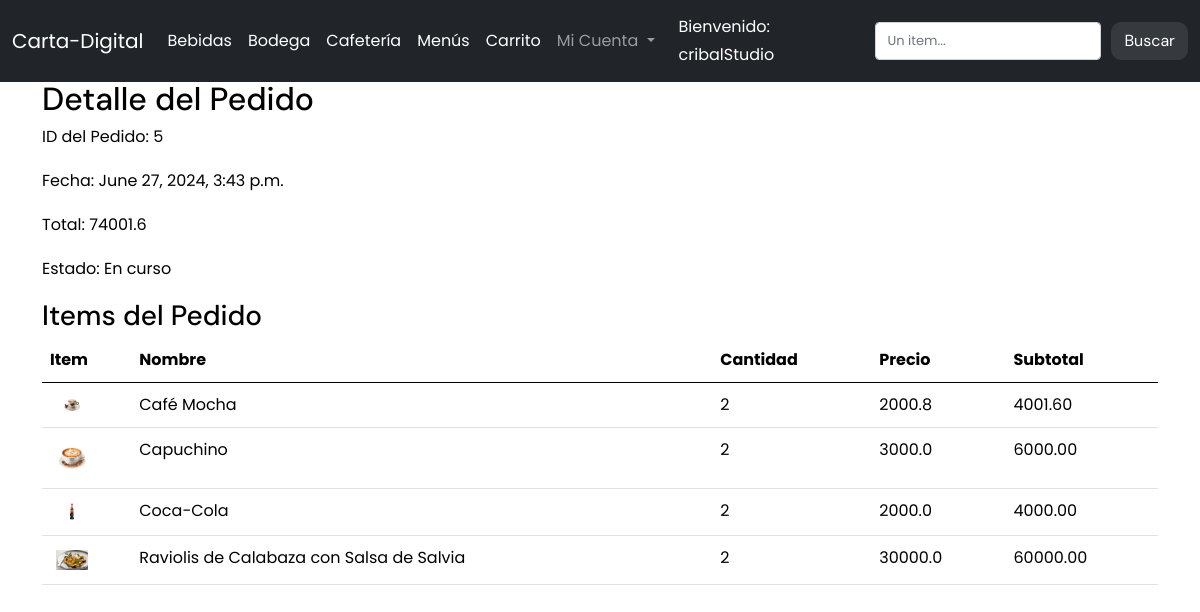
Page /detalle_pedido/5/ (signed in) on the committed database.
### carta/models.py (models this page shows, shortened)
class Pedido(models.Model):
    items = models.ManyToManyField(Item, blank=True, related_name="items", through='PedidoItem')
    monto_total = models.FloatField(null=False, default=0, verbose_name="Monto total")
    fecha = models.DateTimeField(null=True, auto_now_add=True)  # Definido con auto_now_add para establecer la fecha automáticamente al crear un pedido
    cliente = models.ForeignKey(Cliente, null=True, on_delete=models.CASCADE)
    completado= models.BooleanField(default=False, null=True)

class PedidoItem(models.Model):
    pedido = models.ForeignKey(Pedido, on_delete=models.CASCADE, related_name="pedido_item")
    item = models.ForeignKey(Item, on_delete=models.CASCADE)
    cantidad_seleccionada = models.IntegerField(null=False, default=1, verbose_name="Cantidad seleccionada")
    subtotal = models.DecimalField(max_digits=10, decimal_places=2, null=True, blank=True, verbose_name="Subtotal")

class Item(models.Model):
    nombre = models.CharField(max_length=50, null=False)
    precio = models.FloatField(null=False)
    cantidad_stock = models.IntegerField(null=False, verbose_name="Cantidad en stock")
    categoria = models.ForeignKey(Categoria, on_delete= models.CASCADE, null=True)
    foto = models.ImageField(blank=True, default="/empty.png", upload_to='items/',verbose_name="foto")

### carta/views/historial.py (the view)
# urls.py: path('detalle_pedido/<int:pedido_id>/', detalle_pedido, name='detalle_pedido'),
@login_required(login_url='/users/login/')
def detalle_pedido(request, pedido_id):
    cliente = request.user.cliente
    pedido = get_object_or_404(Pedido, id=pedido_id, cliente=cliente)
    pedido_items = pedido.pedido_item.all()
    return render(request, 'detalle_pedido.html', {'pedido': pedido, 'pedido_items': pedido_items})

### carta/templates/detalle_pedido.html
{% extends "base.html" %}
{% block content %}
<h2>Detalle del Pedido</h2>
<p>ID del Pedido: {{ pedido.id }}</p>
<p>Fecha: {{ pedido.fecha }}</p>
<p>Total: {{ pedido.monto_total }}</p>
{% if pedido.completado %}
    <p>Estado: Finalizado</p>
{% else %}
    <p>Estado: En curso</p>
{% endif %}
<h3>Items del Pedido</h3>
<table class="table">
    <thead>
        <tr>
            <th>Item</th>
            <th>Nombre</th>
            <th>Cantidad</th>
            <th>Precio</th>
            <th>Subtotal</th>
        </tr>
    </thead>
    <tbody>
        {% for item in pedido_items %}
        <tr>
            <td style="width: 8%;"><img class="img-fluid" src="{{ item.item.foto.url }}" alt="Foto"/></td>
            <td>{{ item.item.nombre }}</td>
            <td>{{ item.cantidad_seleccionada }}</td>
            <td>{{ item.item.precio }}</td>
            <td>{{ item.subtotal }}</td>
        </tr>
        {% endfor %}
    </tbody>
</table>
{% endblock %}

### carta/templates/navbar.html (shortened to what this page needs)
<nav class="navbar navbar-expand-lg bg-body-tertiary fixed-top navbar-dark bg-dark">
    <div class="container-fluid">
        <a class="navbar-brand" href="/">Carta-Digital</a>
        <div class="collapse navbar-collapse" id="navbarSupportedContent">
            <ul class="navbar-nav me-auto mb-2 mb-lg-0">
                <li class="nav-item">
                    <a class="nav-link active" href="/bebidas">Bebidas</a>
                </li>
                <li class="nav-item">
                    <a class="nav-link active" href="/bodega">Bodega</a>
                </li>
                <li class="nav-item">
                    <a class="nav-link active" href="/cafeteria">Cafetería</a>
                </li>
                <li class="nav-item">
                    <a class="nav-link active" href="/menus">Menús</a>
                </li>
                <li class="nav-item">
                    <a class="nav-link active" href="{% url 'ver-carro' %}">
                         Carrito
                    </a>
                </li>
                <li class="nav-item dropdown">
                    <a class="nav-link dropdown-toggle" href="#" role="button" data-bs-toggle="dropdown" aria-expanded="false">
                        Mi Cuenta
                    </a>
                </li>
            </ul>
            <div class="d-flex align-items-center">
                {% if user.is_authenticated %}
                    <span class="nav-link active text-white me-3">
                        Bienvenido: <span>{{ user.username }}</span>
                    </span>
                {% endif %}
                <form class="d-flex" role="search" method="POST" action="{% url 'search-view' %}">
                    <input class="form-control me-2" type="search" placeholder="Un item..." aria-label="Search" name="searched">
                    <button class="btn btn-outline-success active" type="submit">Buscar</button>
                </form>
            </div>
        </div>
    </div>
</nav>

### rows in the picture
Pedido: id "5", fecha "June 27, 2024, 3:43 p.m.", monto_total "74001.6"
PedidoItem: item.foto (picture), item.nombre "Café Mocha", cantidad_seleccionada "2", item.precio "2000.8", subtotal "4001.60"
PedidoItem: item.foto (picture), item.nombre "Capuchino", cantidad_seleccionada "2", item.precio "3000.0", subtotal "6000.00"
PedidoItem: item.foto (picture), item.nombre "Coca-Cola", cantidad_seleccionada "2", item.precio "2000.0", subtotal "4000.00"
PedidoItem: item.foto (picture), item.nombre "Raviolis de Calabaza con Salsa de Salvia", cantidad_seleccionada "2", item.precio "30000.0", subtotal "60000.00"

### other values in the picture
{{ user.username }} "cribalStudio"
